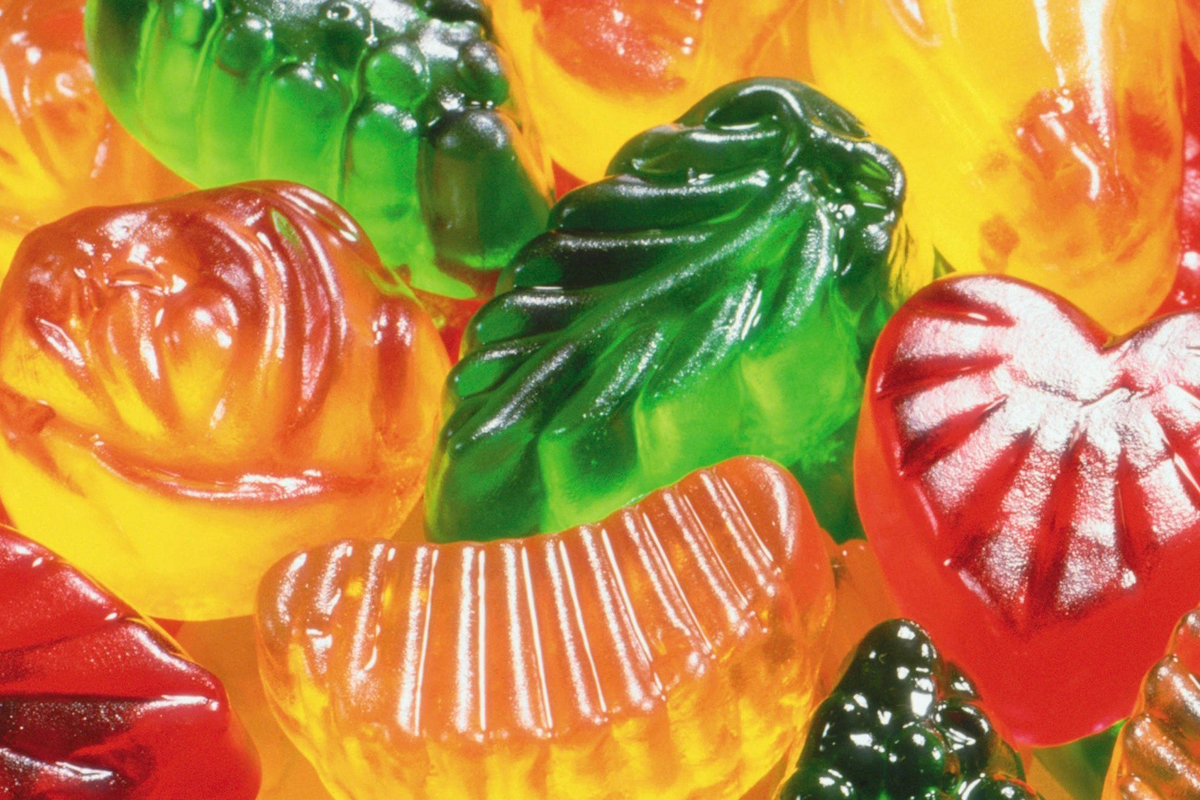
#> input picture Demo/Spatial_LowHigh/candy.png, 1200 x 800 px
$ jupyter execute block_viewing.ipynb   (shell and % lines are left out)   (older library calls are emulated)
#> lines starting #> are read from the running program, lines starting #| are printed output that depends on the picture; long printed decimals are rounded
# Block-wise viewing of an Image
Stough, DIP

Through spatial filtering we have been looking at ways of understanding the local neighborhood of a pixel. We saw that a low-pass spatial filter such as a Gaussian can give us some kind of weighted average of the local neighborhood, while the high-pass (e.g., Laplacian) tells us the degree to which a pixel is on an edge, or the edginess of the neighborhood.

## Block Transforms
To simplify our studies, we're going to start splitting up the image into non-overlapping square blocks. That way, instead of having a different local neighborhood for each pixel, we'll now have every pixel within a block sharing the local neighborhood. Let's see what we mean.

- [View as blocks](https://scikit-image.org/docs/dev/api/skimage.util.html#skimage.util.view_as_blocks)
- [Montage](https://scikit-image.org/docs/0.7.0/api/skimage.util.montage.html#)
- [Online example of usage](https://scikit-image.org/docs/dev/auto_examples/numpy_operations/plot_view_as_blocks.html)

[cell 1]
import matplotlib.pyplot as plt
import numpy as np
from skimage.util import view_as_blocks
from skimage.util import montage

[cell 2]
def normImage(I):
    I = I.copy() - I.min()
    I = I/I.max()
    return I

def arrInfo(I):
    return I.shape, I.min(), I.max(), I.dtype

[cell 3]
# Load an image
I = plt.imread('candy.png')
#> I is the input picture: shape (800, 1200, 3) float32; mean R, G, B 0.721, 0.536, 0.262
arrInfo(I)

&nbsp;
## Split the image into 8x8x3 blocks

[cell 4]
block_shape = (8, 8, 3)
view = view_as_blocks(I, block_shape=block_shape)
block_shape2 = (4, 4, 3)
view2 = view_as_blocks(I, block_shape=block_shape2)

[cell 5]
view.shape
#> Out = (100, 150, 1, 8, 8, 3)

[cell 6]
# We'll reshape the view so we can process the blocks in a single dimension.
view = np.squeeze(view)
view2 = np.squeeze(view2)

blockView = view.reshape([view.shape[0]*view.shape[1]] + list(view.shape[2:]))
print(blockView.shape)
#| (15000, 8, 8, 3)
blockView2 = view2.reshape([view2.shape[0]*view2.shape[1]] + list(view2.shape[2:]))
print(blockView2.shape)
#| (60000, 4, 4, 3)

&nbsp;

## Let's replace each block with its mean color
Study the below loop. I know I said we'd avoid looping over pixels, but I kind of lied. Here, we're looping over 8x8 blocks, which is okay :-P

Think about how we can compute almost anything about a block inside this loop,

[cell 7]
newImageBlocks = np.zeros(blockView.shape)

for i, block in enumerate(blockView):
    # i is the order, block is the 8x8x3
    bT = np.mean(block, axis=(0,1)) # Some transform of the block
    # bT is a (3,) array of the average color of the block
    # This line sets each of the 8x8 pixels to be the (1,1,3) version of the bT
    newImageBlocks[i][:] = np.reshape(bT, (1,1,3))
#> this loop made 15000 passes
#> bT on passes 1 to 3: [0.87, 0.453, 0.171], [0.834, 0.412, 0.144], [0.836, 0.39, 0.12]

[cell 8]
# Use montage to put the blocks back together.
I_mean = montage(newImageBlocks, grid_shape=[view.shape[0], view.shape[1]], multichannel=True)
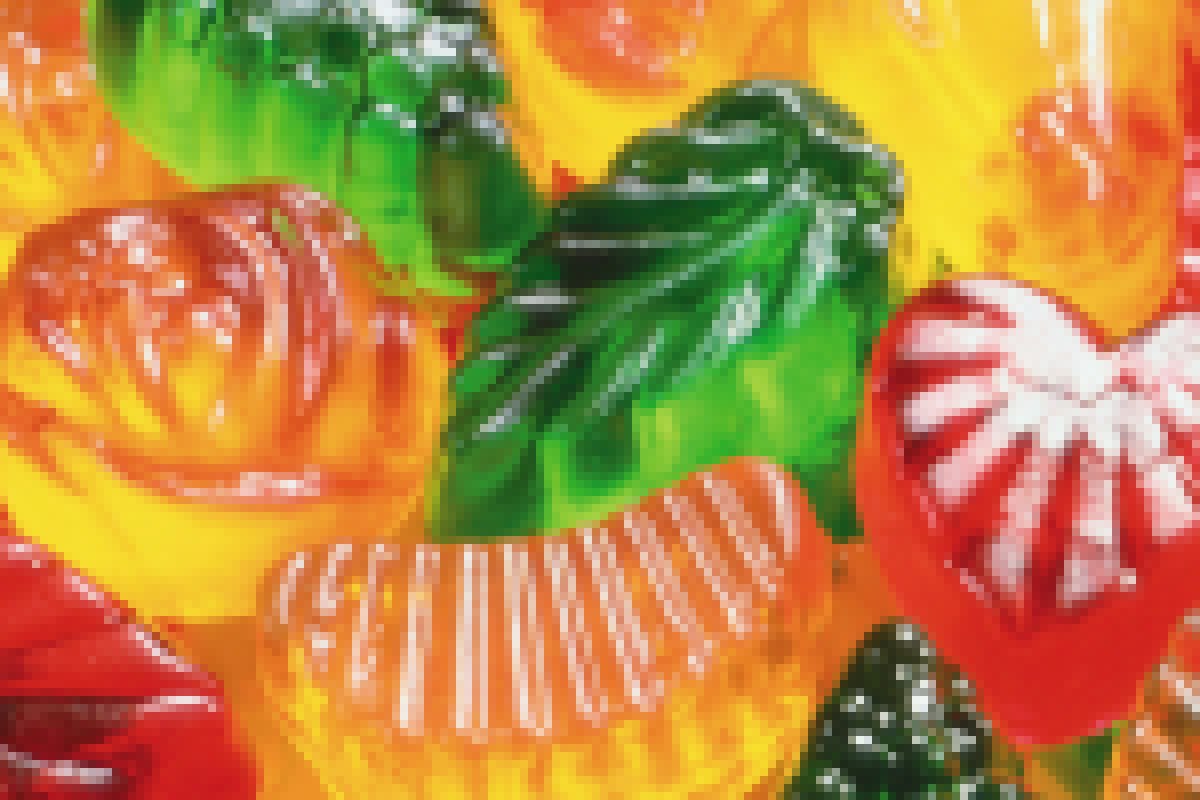
#> I_mean: shape (800, 1200, 3) float64; mean of channels 0, 1, 2 0.722, 0.536, 0.261; drawn as R, G, B

[cell 9]
arrInfo(I_mean)
# I_mean

[cell 10]
def block_transform(blockView, func, view):
    newImageBlocks = np.zeros(blockView.shape)

    for i, block in enumerate(blockView):
        bT = func(block, axis = (0,1)) # Some transform of the block
        # bT is a (3,) array of the average color of the block
        # This line sets each of the 8x8 pixels to be the (1,1,3) version of the bT
        newImageBlocks[i][:] = np.reshape(bT, (1,1,3))
    I_mean = montage(newImageBlocks, grid_shape=[view.shape[0], view.shape[1]], multichannel=True)
    return I_mean

[cell 11]
# block_transform(blockView, calMean)
I_mean = block_transform(blockView, np.mean, view)
print(arrInfo(I_mean))
#| ((800, 1200, 3), 0.05061, 0.9793, dtype('float64'))
I_mean2 = block_transform(blockView2, np.mean, view2)
#> the loop in block_transform (call 2), `for i, block in enumerate(blockView):` made 60000 passes
#> bT on passes 1 to 3: [0.879, 0.443, 0.154], [0.872, 0.458, 0.157], [0.855, 0.443, 0.169]
print(arrInfo(I_mean2))
#| ((800, 1200, 3), 0.03701, 0.9897, dtype('float64'))
# I_mean

&nbsp;

## Visualize the image and its mean reconstruction

[cell 12]
f, ax = plt.subplots(1,3, figsize=(7,3), sharex=True, sharey=True)
ax[0].imshow(I)
ax[0].set_title('Original Image')
ax[1].imshow(I_mean2)
ax[1].set_title('4x4 Reconstruction')
ax[2].imshow(I_mean)
ax[2].set_title('8x8 Reconstruction')
plt.tight_layout()
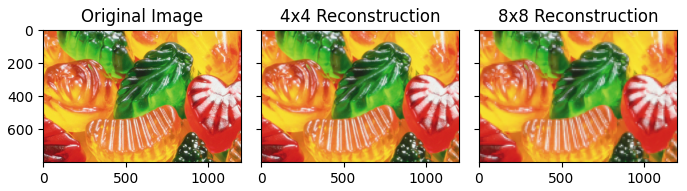
#> figure drawn by matplotlib, 3 panels

$ run again, with Demo/Spatial_LowHigh/cat.jpg saved as Demo/Spatial_LowHigh/candy.png
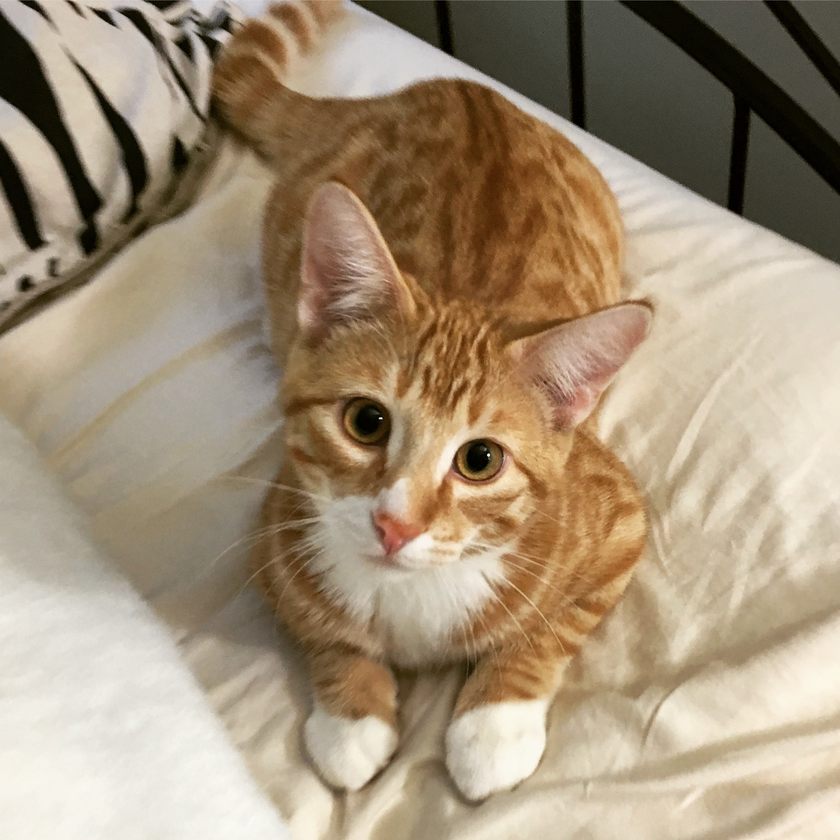
#> input picture Demo/Spatial_LowHigh/cat.jpg, 840 x 840 px, shrunk from 2187 x 2187 before the run
#> I is the input picture: shape (840, 840, 3) float32; mean R, G, B 0.639, 0.57, 0.475
#| (11025, 8, 8, 3)
#| (44100, 4, 4, 3)
#> the loop `for i, block in enumerate(blockView):` made 11025 passes
#> bT on passes 1 to 3: [0.75, 0.725, 0.71], [0.766, 0.735, 0.72], [0.615, 0.588, 0.57]
#> `I_mean = montage(newImageBlocks, grid_shape=[view.shape[0], view.shape..`:
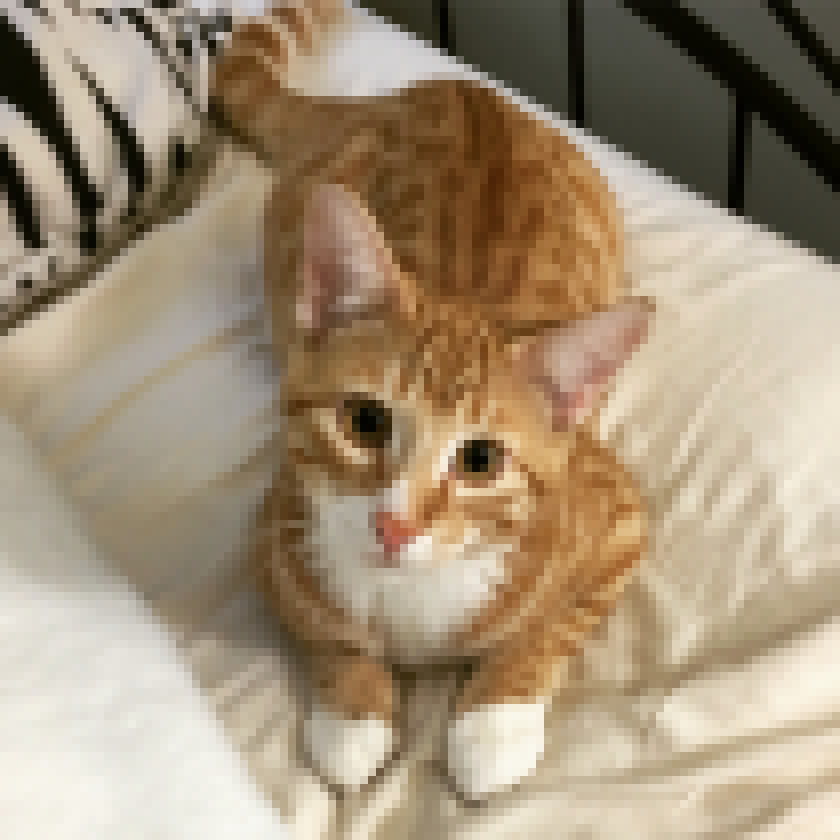
#> I_mean: shape (840, 840, 3) float64; mean of channels 0, 1, 2 0.64, 0.57, 0.476; drawn as R, G, B
#> the loop in block_transform, `for i, block in enumerate(blockView):` made 11025 passes
#| ((840, 840, 3), 0.001716, 0.985, dtype('float64'))
#> the loop in block_transform (call 2), `for i, block in enumerate(blockView):` made 44100 passes
#> bT on passes 1 to 3: [0.765, 0.741, 0.728], [0.769, 0.742, 0.728], [0.773, 0.743, 0.725]
#| ((840, 840, 3), 0.0, 0.987, dtype('float64'))
#> `[cell 12] f, ax = plt.subplots(1,3, figsize=(7,3), sharex=True, sharey..`:
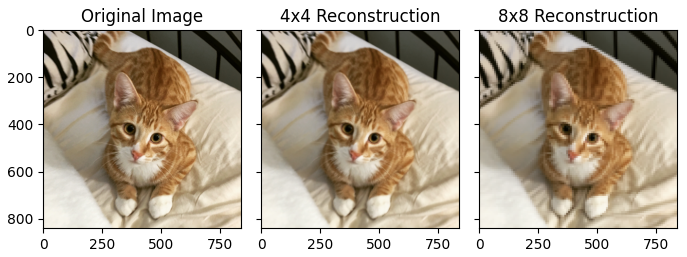
#> figure drawn by matplotlib, 3 panels
